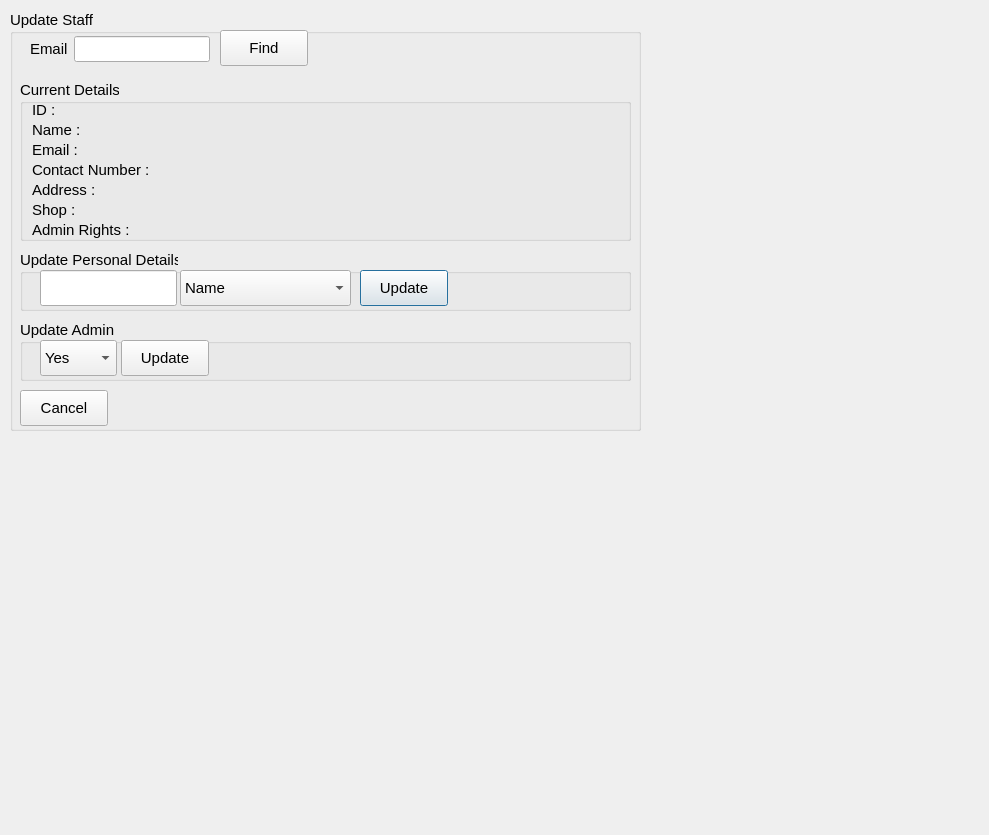
<?xml version="1.0" encoding="UTF-8"?>
<ui version="4.0">
 <class>UpdateStaff</class>
 <widget class="QDialog" name="UpdateStaff">
  <property name="geometry">
   <rect>
    <x>0</x>
    <y>0</y>
    <width>989</width>
    <height>835</height>
   </rect>
  </property>
  <property name="windowTitle">
   <string>Dialog</string>
  </property>
  <widget class="QGroupBox" name="groupBox">
   <property name="geometry">
    <rect>
     <x>10</x>
     <y>10</y>
     <width>631</width>
     <height>421</height>
    </rect>
   </property>
   <property name="font">
    <font>
     <pointsize>11</pointsize>
    </font>
   </property>
   <property name="title">
    <string>Update Staff</string>
   </property>
   <widget class="QGroupBox" name="groupBox_2">
    <property name="geometry">
     <rect>
      <x>10</x>
      <y>70</y>
      <width>611</width>
      <height>161</height>
     </rect>
    </property>
    <property name="title">
     <string>Current Details</string>
    </property>
    <widget class="QLabel" name="currentNameLabel">
     <property name="geometry">
      <rect>
       <x>12</x>
       <y>40</y>
       <width>601</width>
       <height>20</height>
      </rect>
     </property>
     <property name="text">
      <string>Name : </string>
     </property>
    </widget>
    <widget class="QLabel" name="currentEmailLabel">
     <property name="geometry">
      <rect>
       <x>12</x>
       <y>60</y>
       <width>601</width>
       <height>20</height>
      </rect>
     </property>
     <property name="text">
      <string>Email :</string>
     </property>
    </widget>
    <widget class="QLabel" name="currentContactNumberLabel">
     <property name="geometry">
      <rect>
       <x>12</x>
       <y>80</y>
       <width>601</width>
       <height>20</height>
      </rect>
     </property>
     <property name="text">
      <string>Contact Number :</string>
     </property>
    </widget>
    <widget class="QLabel" name="currentAddressLabel">
     <property name="geometry">
      <rect>
       <x>12</x>
       <y>100</y>
       <width>601</width>
       <height>20</height>
      </rect>
     </property>
     <property name="text">
      <string>Address :</string>
     </property>
    </widget>
    <widget class="QLabel" name="currentShopLabel">
     <property name="geometry">
      <rect>
       <x>12</x>
       <y>120</y>
       <width>601</width>
       <height>20</height>
      </rect>
     </property>
     <property name="text">
      <string>Shop :</string>
     </property>
    </widget>
    <widget class="QLabel" name="currentAdminRightsLabel">
     <property name="geometry">
      <rect>
       <x>12</x>
       <y>140</y>
       <width>601</width>
       <height>20</height>
      </rect>
     </property>
     <property name="text">
      <string>Admin Rights : </string>
     </property>
    </widget>
    <widget class="QLabel" name="currentIDLabel">
     <property name="geometry">
      <rect>
       <x>12</x>
       <y>20</y>
       <width>601</width>
       <height>20</height>
      </rect>
     </property>
     <property name="text">
      <string>ID :</string>
     </property>
    </widget>
   </widget>
   <widget class="QGroupBox" name="groupBox_3">
    <property name="geometry">
     <rect>
      <x>10</x>
      <y>240</y>
      <width>611</width>
      <height>61</height>
     </rect>
    </property>
    <property name="title">
     <string>Update Personal Details</string>
    </property>
    <widget class="QLineEdit" name="updatePersonalDetailsLineEdit">
     <property name="geometry">
      <rect>
       <x>20</x>
       <y>20</y>
       <width>137</width>
       <height>36</height>
      </rect>
     </property>
    </widget>
    <widget class="QComboBox" name="personalDetailsComboBox">
     <property name="geometry">
      <rect>
       <x>160</x>
       <y>20</y>
       <width>171</width>
       <height>36</height>
      </rect>
     </property>
     <item>
      <property name="text">
       <string>Name</string>
      </property>
     </item>
     <item>
      <property name="text">
       <string>Email</string>
      </property>
     </item>
     <item>
      <property name="text">
       <string>Contact Number</string>
      </property>
     </item>
     <item>
      <property name="text">
       <string>Address</string>
      </property>
     </item>
    </widget>
    <widget class="QPushButton" name="updatePersonalDetailsButton">
     <property name="geometry">
      <rect>
       <x>340</x>
       <y>20</y>
       <width>88</width>
       <height>36</height>
      </rect>
     </property>
     <property name="text">
      <string>Update</string>
     </property>
    </widget>
   </widget>
   <widget class="QGroupBox" name="groupBox_5">
    <property name="geometry">
     <rect>
      <x>10</x>
      <y>310</y>
      <width>611</width>
      <height>61</height>
     </rect>
    </property>
    <property name="title">
     <string>Update Admin</string>
    </property>
    <widget class="QComboBox" name="updateAdminComboBox">
     <property name="geometry">
      <rect>
       <x>20</x>
       <y>20</y>
       <width>77</width>
       <height>36</height>
      </rect>
     </property>
     <item>
      <property name="text">
       <string>Yes</string>
      </property>
     </item>
     <item>
      <property name="text">
       <string>No</string>
      </property>
     </item>
    </widget>
    <widget class="QPushButton" name="updateAdminButton">
     <property name="geometry">
      <rect>
       <x>101</x>
       <y>20</y>
       <width>88</width>
       <height>36</height>
      </rect>
     </property>
     <property name="text">
      <string>Update</string>
     </property>
    </widget>
   </widget>
   <widget class="QPushButton" name="cancelButton">
    <property name="geometry">
     <rect>
      <x>10</x>
      <y>380</y>
      <width>88</width>
      <height>36</height>
     </rect>
    </property>
    <property name="text">
     <string>Cancel</string>
    </property>
   </widget>
   <widget class="QPushButton" name="findButton">
    <property name="geometry">
     <rect>
      <x>210</x>
      <y>20</y>
      <width>88</width>
      <height>36</height>
     </rect>
    </property>
    <property name="text">
     <string>Find</string>
    </property>
   </widget>
   <widget class="QWidget" name="">
    <property name="geometry">
     <rect>
      <x>20</x>
      <y>20</y>
      <width>180</width>
      <height>38</height>
     </rect>
    </property>
    <layout class="QHBoxLayout" name="horizontalLayout">
     <item>
      <widget class="QLabel" name="emailLabel">
       <property name="text">
        <string>Email</string>
       </property>
      </widget>
     </item>
     <item>
      <widget class="QLineEdit" name="emailLineEdit"/>
     </item>
    </layout>
   </widget>
  </widget>
 </widget>
 <resources/>
 <connections/>
</ui>
